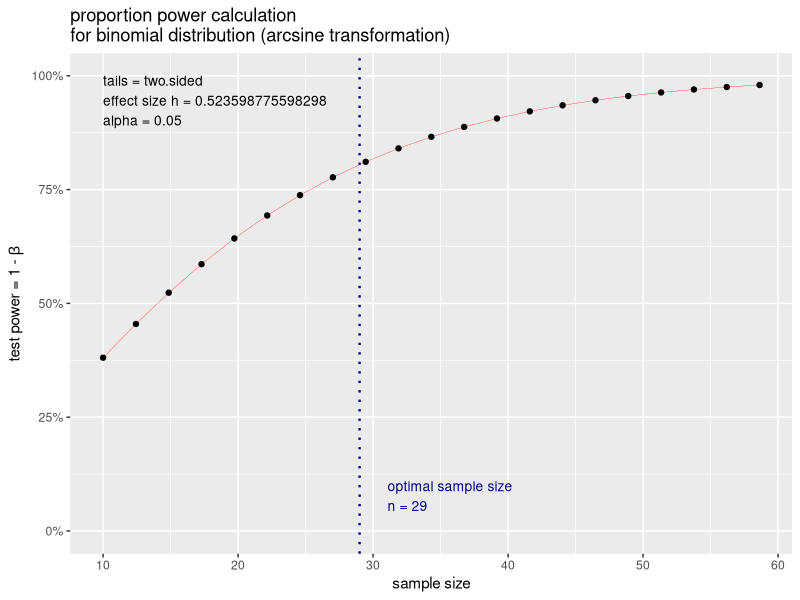
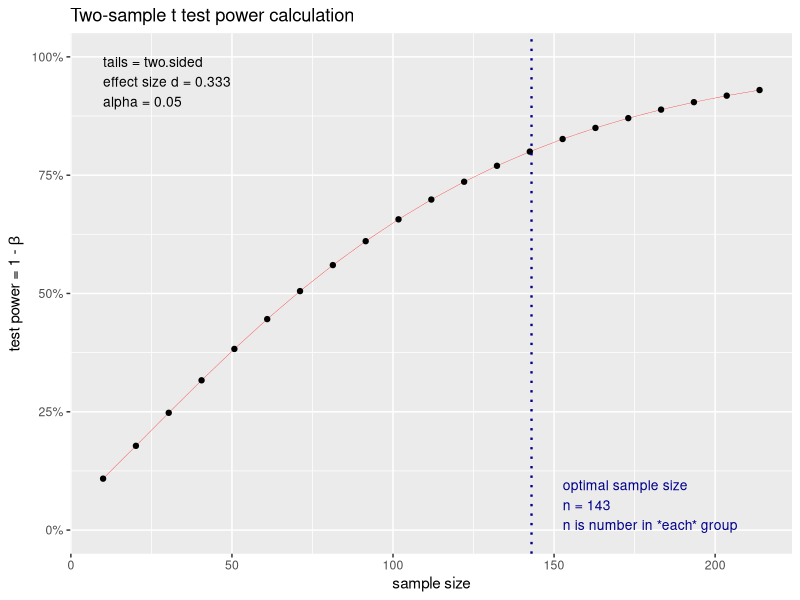
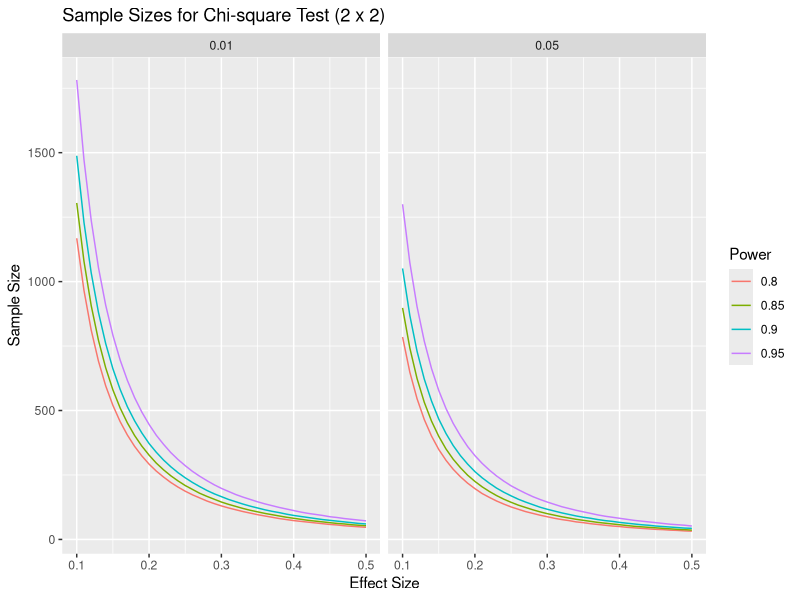
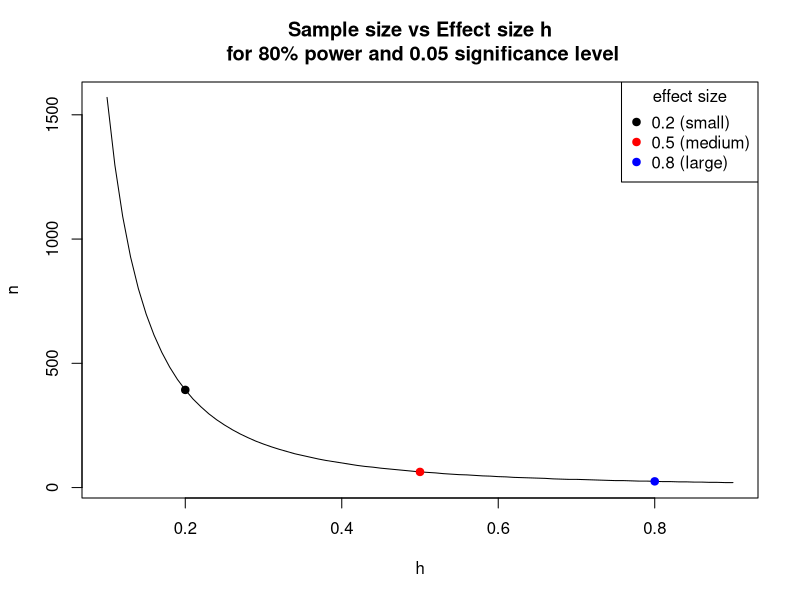

These charts were generated, in order, by the following R code:
# Clay Ford
# Power and Sample Size Analysis workshop
# Spring 2017
# UVa StatLab

# Power and sample size calculations for various statistical tests using the
# "pwr" package and a few built-in R functions

install.packages("pwr")
library(pwr)


# pwr.p.test --------------------------------------------------------------

# one-sample test for proportions  (ES=h) 

# This applies to our name tag example. Say we think people place name tags on 
# the left side of their chest 75% percent of the time versus random chance
# (50%). What sample size do we need to show this assuming a significance level
# (Type I error) of 0.05 and a desired power of 0.80?

h <- ES.h(p1 = 0.75, p2 = 0.50)
pwr.p.test(h = h, sig.level = 0.05, power = 0.80, alternative = "greater")
pwr.p.test(h = h, sig.level = 0.05, power = 0.80, alternative = "greater")
# About 23 people; always round up.

# The previous example assumed a one-sided test: Null = 0.5, Alt > 0.5. 

# We typically take the conservative route and calculate sample size based on a 
# two-sided test. That is Null = 0.5, Alt != 0.5. If we don't specify an
# alternative, the default alternative is two.sided.

pwr.p.test(h = h, sig.level = 0.05, power = 0.80)

# Notice we need more people. 

# Say we think people place name tags on the left 70% percent of the time
# instead of 50%. What is the power of our test if we survey 30 people provided 
# we accept a significance level of 0.05? (Notice we can use the ES.h() function
# in pwr.p.test)
pwr.p.test(h = ES.h(p1 = 0.70, p2 = 0.50), n = 30, sig.level = 0.05)

# Again, notice the default is a "two.sided" test. This means we're simply
# testing that the alternative proportion is not 0.5. It could be lower or
# higher. Assuming "greater" increases the power:
pwr.p.test(h = ES.h(p1 = 0.70, p2 = 0.50), n = 30, sig.level = 0.05, 
           alternative = "greater")

# Equivalently we can think of one proportion being "less" than some value, say
# 0.25 versus random chance. Notice the effect is negative and resulting power is
# the same:
pwr.p.test(h = ES.h(p1 = 0.30, p2 = 0.50), n = 30, sig.level = 0.05, 
           alternative = "less")

# NOTE: Usually recommended to stick with the two-sided alternative.

# We can also save the result of a sample size estimate and plot it.
pout <- pwr.p.test(h = ES.h(p1 = 0.75, p2 = 0.50), power = 0.80, sig.level = 0.05)
plot(pout)

# Your plot will look different from mine if you do not have the ggplot2 package
# installed.

# Conventional effect sizes for "h":
cohen.ES(test = "p", size = "small")
cohen.ES(test = "p", size = "medium")
cohen.ES(test = "p", size = "large")

# We can use these instead of specifying proportions:
pwr.p.test(h = 0.2, sig.level = 0.05, power = 0.8)
pwr.p.test(h = 0.5, sig.level = 0.05, power = 0.8)
pwr.p.test(h = 0.8, sig.level = 0.05, power = 0.8)

# YOUR TURN!
# Say we think people place name tags on the left 70% percent of the time instead
# of 50%. What sample size do we need to show this assuming a significance level
# of 0.01, a desired power of 0.90, and a one-sided "greater" alternative?


# pwr.2p.test -------------------------------------------------------------

# two-sample test for proportions (ES=h) 

# EXAMPLE: Let's say I want to randomly sample male and female UVa undergrad
# students and ask them if they consume alcohol at least once a week. My null
# hypothesis is no difference in the proportion that answer yes. My alternative
# hypothesis is that there is a difference. (two-sided; one gender has higher
# proportion, I don't know which.) I'd like to detect a difference as small as
# 5%. How many students do I need to sample in each group if we want 80% power
# and a significance level of 0.05?

# Recall effect size depends on the two proportions we compare:
ES.h(p1 = 0.55, p2 = 0.50)
ES.h(p1 = 0.35, p2 = 0.30)
ES.h(p1 = 0.15, p2 = 0.10)

# 55% vs. 50%
pwr.2p.test(h = ES.h(p1 = 0.55, p2 = 0.50), sig.level = 0.05, power = .80)
# 35% vs. 30%
pwr.2p.test(h = ES.h(p1 = 0.35, p2 = 0.30), sig.level = 0.05, power = .80)
# 15% vs. 10%
pwr.2p.test(h = ES.h(p1 = 0.15, p2 = 0.10), sig.level = 0.05, power = .80)

# Sample size is PER GROUP. Always round sample size up.

# Base R has a function called power.prop.test that allows you to use the raw
# proportions in the function.
power.prop.test(p1 = 0.55, p2 = 0.50, sig.level = 0.05, power = .80)
power.prop.test(p1 = 0.35, p2 = 0.30, sig.level = 0.05, power = .80)
power.prop.test(p1 = 0.15, p2 = 0.10, sig.level = 0.05, power = .80)

# Notice the results are slightly different. It calculates effect size
# differently.

# If we don't have any preconceived estimates of proportions or don't feel 
# comfortable making estimates, we can use a conventional effect sizes of 0.2,
# 0.5 or 0.8

# Sample sizes for the conventional effects:
pwr.2p.test(h = 0.2, sig.level = 0.05, power = .80)
pwr.2p.test(h = 0.5, sig.level = 0.05, power = .80)
pwr.2p.test(h = 0.8, sig.level = 0.05, power = .80)

# What sample size do I need to detect effects of 0.2 and 0.1 with 80% power?
pwr.2p.test(h = 0.2, sig.level = 0.05, power = 0.8)
pwr.2p.test(h = 0.1, sig.level = 0.05, power = 0.8)

# YOUR TURN! Let's say we're only able to randomly sample 80 students (40 per 
# group). What's the power of our two-sided test test if we assume a small
# effect size of 0.2 and we set significance level to 0.05?


# pwr.2p2n.test -----------------------------------------------------------

# two-sample test for proportions, unequal sample sizes (ES=h) 


# Let's return to our undergraduate survey of alcohol consumption. It turns out 
# we were able to survey 543 males and 675 females. What's the power of our test
# if we're interested in being able to detect a "small" effect size.

cohen.ES(test = "p", size = "small") # 0.2

# So instead of using ES.h() with guesses at p1 and p2, I can just use the
# effect size 0.2.
pwr.2p2n.test(h = 0.2, n1 = 543, n2 = 675, sig.level = 0.05)

# Let's say I previously surveyed 763 female undergraduates and found that p% 
# said they consumed alcohol once a week. I'd like to survey some males and see 
# if a significantly different proportion respond yes. How many do I need to 
# sample to detect a small effect size (0.2) in either direction with 80% power
# and a significance level of 0.05?

pwr.2p2n.test(h = 0.2, n1 = 763, power = 0.8, sig.level = 0.05)
# or specify n2; it doesn't matter



# pwr.t.test --------------------------------------------------------------

# one-sample and two-sample t tests for means (ES=d) 

# Two-sample t test

# EXAMPLE: I'm interested to know if there is a difference in the mean price of
# what male and female students pay at the library coffee shop. Let's say I
# randomly observe 30 male and 30 female students check out from the coffee shop
# and note their total purchase price. How powerful is this experiment if I want
# to detect a "medium" effect in either direction?

pwr.t.test(n = 30, d = 0.5, sig.level = 0.05) # n is per group

# How many do I need to observe for a test with 80% power?
pwr.t.test(d = 0.5, power = 0.80, sig.level = 0.05)

# What about a large effect (0.8)?
pwr.t.test(n = 30, d = 0.8, sig.level = 0.05) # n is per group
pwr.t.test(d = 0.8, power = 0.8, sig.level = 0.05) 



# EXAMPLE: Let's say we want to be able to detect a difference of at least 75
# cents in the mean purchase price. How can we convert that to an effect size?
# First we need to make a guess at the population standard deviation. If we have
# absolutely no idea, one rule of thumb is to take the difference between the 
# maximum and minimum values and divide by 4 (or 6). Let's say max is 10 and min
# is 1. So our guess at a standard deviation is 9/4 = 2.25. Therefore d is

d <- 0.75/2.25 # 0.333
pwr.t.test(d = d, power = 0.80, sig.level = 0.05)

# An effect size of 0.333 requires 143 per group 

# If you don't like working with d, you can use the power.t.test function that 
# comes with base R. It allows you to specify "delta" (true difference in means)
# and "sd" (standard deviation):

power.t.test(delta = 0.75, sd = 2.25, sig.level = 0.05, power = 0.8)

# For any of the pwr functions we can provide multiple sample size values to get
# multiple power estimates. For example, let's see how power changes as we let n
# go from 25 to 150 by 25 using an effect size of 0.333.

pwr.t.test(n = seq(25,150,25), d = 0.333, sig.level = 0.05)

# We can also save the result of a pwr.t.test sample size estimate and plot it.
pout <- pwr.t.test(d = 0.333, power = 0.80, sig.level = 0.05)
plot(pout)



# One-sample t-test

# To calculate power and sample size for one-sample t-test, I have to set the
# "type" argument to type = "one.sample"

# EXAMPLE: I think the average purchase price at the Library coffee shop is over
# $3 per student. My null is $3 or less; my alternative is greater than $3. If 
# the true average purchase price is $3.50, I would like to have 90% power to 
# declare the estimated average purchase price is greater than $3. How many 
# transactions do I need to observe assuming a significance level of 0.05? Let's
# say max purchase price is $10 and min is $1. So our guess at a standard
# deviation is 9/4 = 2.25. Therefore d is...

d <- 0.50/2.25
pwr.t.test(d = d, sig.level = 0.05, power = 0.90, alternative = "greater", 
           type = "one.sample")

# or with power.t.test:
power.t.test(delta = 0.50, sd = 2.25, power = 0.90, sig.level = 0.05, 
             alternative = "one.sided", type = "one.sample")

# Very important to remember type = "one.sample"

# What if I lower my significance level to 0.01?
pwr.t.test(d = d, sig.level = 0.01, power = 0.90, alternative = "greater", 
           type = "one.sample")

# Going to extremes...
pwr.t.test(d = d, sig.level = 0.001, power = 0.999, alternative = "greater", 
           type = "one.sample")


# "paired" t-test. 

# EXAMPLE: 24 high school boys are put on a ultraheavy rope-jumping program. 
# Does this decrease their 40-yard dash time (ie, make them faster)? We'll
# measure their 40 time before the program and after. We'll use a paired t-test
# to see if the difference in times is greater than 0 (before - after). Assume
# the standard deviation of the differences will be about 0.25. How powerful is
# the test to detect a difference of about 0.08 with 0.05 significance?

pwr.t.test(n = 24, d = 0.08 / 0.25, 
           type = "paired", alternative = "greater")

# or 
power.t.test(n = 24, delta = 0.08, sd = 0.25, 
             type = "paired", alternative = "one.sided")


# YOUR TURN! How many boys would I need to sample to detect a difference of 0.08
# in either direction with 80% power and the usual 0.05 significance level,
# assuming the standard deviation of the differences will be about 0.25?




# pwr.t2n.test ------------------------------------------------------------

# two-sample t test for means, unequal sample sizes (ES=d) 

# Find power for a t-test with 28 in one group and 35 in the other group and a
# medium effect size. (sig.level defaults to 0.05.)
pwr.t2n.test(n1 = 28, n2 = 35, d = 0.5)

# Find n1 sample size when other group has 35, desired power is 0.80, effect 
# size is 0.5 and significance level is 0.05:
pwr.t2n.test(n2 = 35, d = 0.5, power = 0.8)

# what about a large effect?
pwr.t2n.test(n2 = 35, d = 0.8, power = 0.8)



# pwr.chisq.test ----------------------------------------------------------

# chi-squared tests (ES=w)

# Goodness of fit

# EXAMPLE: (From Cohen, example 7.1) A market researcher is seeking to determine
# preference among 4 package designs. He arranges to have a panel of 100 
# consumers rate their favorite package design. He wants to perform a chi-square
# goodness of fit test against the null of equal preference (25% for each
# design) with a significance level of 0.05. What's the power of the test if 3/8
# of the population actually prefers one of the designs and the remaining 5/8
# are split over the other 3 designs?

# To calculate effect size, we need to create vectors of null and alternative
# proportions:
null <- rep(0.25, 4)
alt <- c(3/8, rep((5/8)/3, 3))
# Now use them in the effect size function
ES.w1(null,alt)

# To calculate power, specify effect size, N, and degrees of freedom (4-1).
pwr.chisq.test(w = ES.w1(null,alt), N = 100, df = (4-1), sig.level = 0.05)

# How many subjects do we need to achieve 80% power?
pwr.chisq.test(w = ES.w1(null,alt), df = (4-1), power = 0.8, sig.level = 0.05)

# If our alternative is correct then we need to survey at least 131 people to
# detect this with 80% power.

# test of association

# EXAMPLE: I want to see if there's an association between gender and flossing
# teeth among UVa students. I randomly sample 100 students (male and female) and
# ask whether or not they floss daily. I want to carry out a chi-square test of 
# association to determine if there's an association between these two 
# variables. As usual I set my significance level to 0.05. To determine effect 
# size I need to propose an alternative hypothesis, which in this case is a 
# table of proportions. I propose the following:

#   Floss No Floss
# M   0.1      0.4
# F   0.2      0.3

prob <- matrix(c(0.1,0.2,0.4,0.3), ncol=2, 
               dimnames = list(c("M","F"),c("Floss","No Floss")))
prob

# Even proportion of male and female, but I want to detect if at least 10% more
# females floss.

# Now use the matrix to calculate effect size:
ES.w2(prob)

# We also need degrees of freedom.
# DF = (2 - 1) * (2 - 1) = 1

# And calculate power:
pwr.chisq.test(w = ES.w2(prob), N = 100, df = 1, sig.level = 0.05)

# How many students should I survey if I wish to achieve 90% power?
pwr.chisq.test(w = ES.w2(prob), power = 0.9, df = 1, sig.level = 0.05)

# If you don't suspect association in either direction, or you don't feel like
# building a matrix in R, you can go with a conventional effect size.

cohen.ES(test = "chisq", size = "small")
pwr.chisq.test(w = 0.1, N = 100, df = 1, sig.level = 0.05)
pwr.chisq.test(w = 0.1, power = 0.9, df = 1, sig.level = 0.05)

# Could also reframe the question as a two-sample proportion test. What sample 
# size do I need to detect a small effect in gender on the proportion of
# students who floss with 90% power?
pwr.2p.test(h = 0.2, sig.level = 0.05, power = 0.9)

# Notice this returns the same answer, except divided by 2.

# pwr.r.test --------------------------------------------------------------

# correlation test (ES=r) 

# EXAMPLE: Let's say I'm a web developer and I want to conduct an experiment 
# with one of my sites. I want to randomly select a group of people, ranging in 
# age from 18 - 65, and time them how long it takes them to complete a task, say
# locate some piece of information. I suspect there may be a "small" positive 
# linear relationship between time it takes to complete the task and age. How 
# many subjects do I need to detect this positive (ie, r > 0) relationship with
# 80% power and the usual 0.05 significance level?

pwr.r.test(r = 0.1, sig.level = 0.05, power = 0.8, alternative = "greater")

# The "arctangh transformation" approximates the normal distribution, which is 
# used in the power and sample size calculations.

# The default is a two-sided test. We specify alternative = "greater" since we 
# believe there is small positive effect. That is, our null is correlation <= 0
# vs the alternative that correlation is > 0. 

# What if I just want to detect a small effect in either direction (positive or
# negative correlation)? Use the default settings of "two.sided"
pwr.r.test(r = 0.1, sig.level = 0.05, power = 0.8, alternative = "two.sided")


# YOUR TURN:
# What's the power of my test if I recruit 50 people and I hypothesize a medium
# positive effect?



# power.anova.test --------------------------------------------------------

# balanced one-way analysis of variance tests

# EXAMPLE: Let's say I'm a web developer and I'm interested in 3 web site
# designs for a client. I'd like to know which design(s) help users find
# information fastest, or which design requires the most time. I design an
# experiment where I have 3 groups of randomly selected people use one of the
# designs to find some piece of information and I record how long it takes. (All
# groups look for the same information.) How many people do I need in each group
# if I believe two of the designs will take 30 seconds and one will take 25
# seconds? Assume population standard deviation is 5 and that I desire power
# and significance levels of 0.8 and 0.05.

# The between group variance:
var(c(30, 30, 25))

# The within group variance (sd ^ 2):
5^2

power.anova.test(groups = 3, between.var = 8.3, within.var = 5^2, power = 0.8)

# n = 16

# The pwr.anova.test function requires you to provide an effect size. The effect
# size, f, for k groups is calculated as follows:

# f = sd_means / sd_populations

# Translation: standard deviation of the k means divided the common standard 
# deviation of the populations involved.

# Or just use conventional effect sizes: 0.1, 0.25, 0.4.

cohen.ES(test = "anov", size = "small")
cohen.ES(test = "anov", size = "medium")
cohen.ES(test = "anov", size = "large")

# Returning to example, How many people do I need in each group if I want to
# detect a medium effect with 80% power and a significance level of 0.05.
pwr.anova.test(k = 3, f = 0.25, sig.level = 0.05, power = 0.8)

# Or what's the power of my test to detect a medium effect if I get 50 for each
# group?
pwr.anova.test(k = 3, f = 0.25, sig.level = 0.05, n = 50)



# pwr.f2.test -------------------------------------------------------------

# test for the general linear model (ES=f2) 

# Again we have suggested small, medium and large effect sizes:

cohen.ES(test = "f2", size = "small") # 0.02
# R-squared:
0.02/(1 + 0.02) # 0.019

cohen.ES(test = "f2", size = "medium") # 0.15
# R-squared:
0.15/(1 + 0.15) # 0.130

cohen.ES(test = "f2", size = "large") # 0.35
# R-squared:
0.35/(1 + 0.35) # 0.259

# Obviously these are debatable! What's conventional in the behavioral and
# social sciences may not be in other fields.

# EXAMPLE: Let's say I'm hired to survey a company's workforce about job 
# satisfaction. I ask employees to rate their satisfaction on a scale from 1 
# (hating life) to 10 (loving life). I know there will be variability in the 
# answers, but I think two variables that will explain this variability are 
# salary and age. In fact I think it will explain at least 30% (R^2 = .30) of
# the variance. How powerful is my "experiment" if I randomly recruit 40
# employees and accept a 0.05 significance level?

# Two predictors, so u = 2
# 40 subjects, so v = 40 - 2 - 1 = 37
# R^2 = .30, so effect size f2 = 0.3/(1 - 0.3)

pwr.f2.test(u = 2, v = 37, f2 = 0.3/(1 - 0.3), sig.level = 0.05)

# How many employees do I need to survey if I want to be able to detect at least
# 30% explained variance (R^2 = .30) with 80% power and the usual 0.05
# significance level? We have to find v and then derive n.

pwr.f2.test(u = 2, f2 = 0.3/(1 - 0.3), sig.level = 0.05, power = 0.8)
# now find n, which is n = v + u + 1
23 + 2 + 1 # 26

# It's important to note that the alternative hypothesis here is that at least 
# one of the coefficients in my model is not 0. This doesn't mean we need at 
# least 26 subjects to have all coefficients significant. It just means 26 
# subjects gives us 80% chance of correctly detecting the effect of at least one
# of our predictors, provided one or more truly affect our response.

# Continuing with previous example, it would be of interest if having your own 
# office accounted for at least 5% beyond the variance explained by the model 
# with salary and age. We could think of this as a 0/1 indicator in the model
# that takes the value 1 if an employee has his/her own office, and 0 otherwise.

# Call the office indicator variable set "B" and the others variable set 
# "A". We'd like to know the power of this regression for detecting the 
# contribution of B to the model with A. This is sometimes called a Partial F 
# test. We test if a set of predictors explain variance above and beyond a
# second set of predictors. The null is no contribution.

# The effect size for this test:
  
# f2 = (R^2_AB - R^2_A) / (1 - R^2_AB)

# R^2_AB is percent variance explained by variable sets A and B. R^2_A is 
# percent variance explained by variable set A.

# In this case, f2 = (0.35 - 0.30)/(1 - 0.35)
  
# How many employees would we need to survey to identify the office contribution
# to variance explained with 90% power and a signficance level of 0.05?

# u = number of variables in set "A"
# v = n - number of variables in sets "A" and "B" - 1

pwr.f2.test(u = 2, f2 = (0.35 - 0.30) /(1 - 0.35), sig.level = 0.05, power = 0.9)

# To calculate sample size:
# n = ceiling(v) + number of variables in A & B + 1
165 + 3 + 1 # 169



# Appendix ----------------------------------------------------------------


# sample size curves

# Sample size curves can be a useful visual aid in helping understand the 
# relationship between effect size, power, sample size and significance level.
# Let's make some for a chi-square test of association for a 2 x 2 table.

# generate a sequence of effect sizes and power values
es <- seq(0.1,0.5,0.01)
pow <- c(0.8, 0.85, 0.9, 0.95)

# combine these values into a data frame
vals <- expand.grid(es=es,pow=pow)

# create a function to calculate sample size and extract
getN <- function(es,pow,sl=0.05){
  ceiling(pwr.chisq.test(w = es, df = 1, power = pow, sig.level = sl)$N)
}

# "apply" the function to the es and pow columns of the vals data frame
vals$n <- mapply(getN, vals$es, vals$pow)
# add a column to indicate significance level
vals$sl <- 0.05

# create temporary copy of vals to do the same for 0.01 significance level
tmp <- vals
tmp$n <- mapply(getN, vals$es, vals$pow, 0.01)
tmp$sl <- 0.01

# combine tmp and vals into vals
vals <- rbind(vals, tmp); rm(tmp)

# set "pow" as factor to aid in plotting
vals$pow <- factor(vals$pow)

# create sample size curves faceted by significance level
library(ggplot2)
ggplot(vals, aes(es, n, color=pow, group=pow)) + geom_line() +
  facet_wrap(~ sl) +
  labs(x="Effect Size", y="Sample Size", title="Sample Sizes for Chi-square Test (2 x 2)") +
  scale_color_discrete("Power") 



# Let's see how effect size affects sample size. The results of the pwr
# functions can be saved:
pout <- pwr.2p.test(h = 0.2, power = 0.80, sig.level = 0.05)

# Then various parts can be extracted:
str(pout)
pout$n
ceiling(pout$n) # round up

# We can also do this directly as follows:
ceiling(pwr.2p.test(h = 0.2, power = 0.80, sig.level = 0.05)$n)

# comparing effect size to sample size to help us get a feel for their
# relationship:

# generate a sequence of effect sizes
h <- seq(0.1, 0.9, 0.01)

# "apply" the pwr.p.test function to the effect sizes
n <- sapply(h, function(x)ceiling(pwr.2p.test(h = x, power = 0.80)$n))

# plot sample size vs. effect size
plot(h, n, type="l", main="Sample size vs Effect size h\n for 80% power and 0.05 significance level")

# add points representing "conventional" effect sizes
points(x = c(0.2,0.5,0.8), y = n[h %in% c(0.2,0.5,0.8)], 
       pch=19, cex=1, col=c("black","red","blue"))
legend("topright", legend = c("0.2 (small)","0.5 (medium)","0.8 (large)"), 
       col = c("black","red","blue"), 
       pch = 19, title = "effect size")

# As we go below 0.2, the sample size takes off!


# END WORKSHOP SCRIPT
